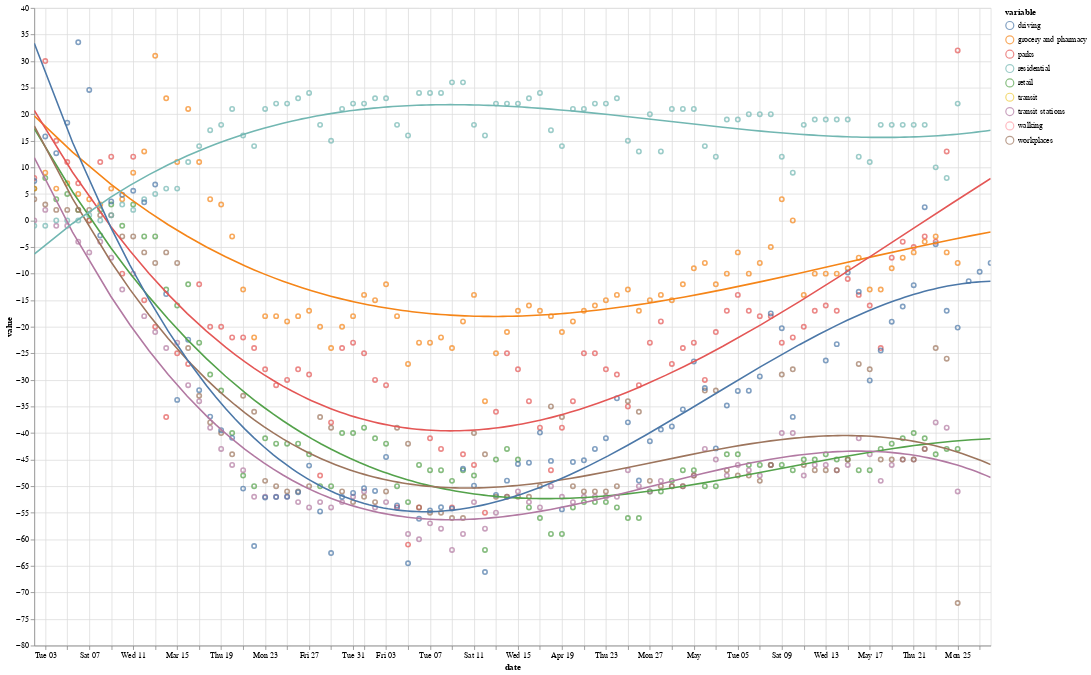

This figure's notebook cell:
### Code cell
import altair as alt
from altair import datum

data=df[df['state'] == 'CA']
data=data.melt(id_vars=['state', 'date'])
line = alt.Chart(data).mark_point().encode(
    x='date:T', 
    y='value:Q', 
    color='variable:N',
    tooltip=['state', 'date:T', 'variable:N']
)
reg = line.transform_regression('date', 'value', method='poly', groupby=['variable']).mark_line().encode(
    color='variable:N'
)
(line+reg).properties(
    width=1200,
    height=800
).interactive()

### Figure 1 — Vega-Lite specification as saved in the notebook (floating-point values rounded to 4 significant figures; data arrays with more than 128 entries replaced by an {"elided": "..."} marker saying what was removed)
{"config": {"view": {"continuousWidth": 400, "continuousHeight": 300}}, "layer": [{"mark": "point", "encoding": {"color": {"type": "nominal", "field": "variable"}, "tooltip": [{"type": "nominal", "field": "state"}, {"type": "temporal", "field": "date"}, {"type": "nominal", "field": "variable"}], "x": {"type": "temporal", "field": "date"}, "y": {"type": "quantitative", "field": "value"}}, "selection": {"selector001": {"type": "interval", "bind": "scales", "encodings": ["x", "y"]}}}, {"mark": "line", "encoding": {"color": {"type": "nominal", "field": "variable"}, "tooltip": [{"type": "nominal", "field": "state"}, {"type": "temporal", "field": "date"}, {"type": "nominal", "field": "variable"}], "x": {"type": "temporal", "field": "date"}, "y": {"type": "quantitative", "field": "value"}}, "transform": [{"on": "date", "regression": "value", "groupby": ["variable"], "method": "poly"}]}], "data": {"name": "data-45e07d824081b26e79117df805f56ed3"}, "height": 800, "width": 1200, "$schema": "https://vega.github.io/schema/vega-lite/v4.0.2.json", "datasets": {"data-45e07d824081b26e79117df805f56ed3": {"elided": "792 records"}}}
